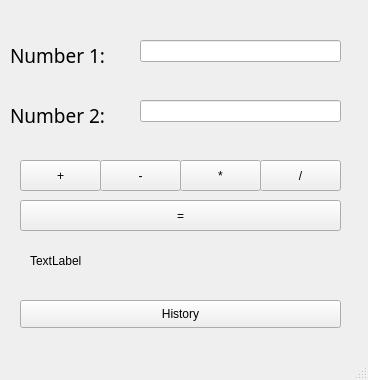
<?xml version="1.0" encoding="UTF-8"?>
<ui version="4.0">
 <class>MainWindow</class>
 <widget class="QMainWindow" name="MainWindow">
  <property name="geometry">
   <rect>
    <x>0</x>
    <y>0</y>
    <width>368</width>
    <height>380</height>
   </rect>
  </property>
  <property name="windowTitle">
   <string>Calcutor</string>
  </property>
  <widget class="QWidget" name="centralwidget">
   <widget class="QLabel" name="Num1">
    <property name="geometry">
     <rect>
      <x>10</x>
      <y>30</y>
      <width>381</width>
      <height>51</height>
     </rect>
    </property>
    <property name="font">
     <font>
      <family>Mj_Naskhi</family>
      <pointsize>14</pointsize>
     </font>
    </property>
    <property name="text">
     <string>Number 1:</string>
    </property>
   </widget>
   <widget class="QLabel" name="Num2">
    <property name="geometry">
     <rect>
      <x>10</x>
      <y>90</y>
      <width>381</width>
      <height>51</height>
     </rect>
    </property>
    <property name="font">
     <font>
      <family>Mj_Naskhi</family>
      <pointsize>14</pointsize>
     </font>
    </property>
    <property name="text">
     <string>Number 2:</string>
    </property>
   </widget>
   <widget class="QPushButton" name="S">
    <property name="geometry">
     <rect>
      <x>20</x>
      <y>160</y>
      <width>81</width>
      <height>31</height>
     </rect>
    </property>
    <property name="text">
     <string>+</string>
    </property>
   </widget>
   <widget class="QPushButton" name="M">
    <property name="geometry">
     <rect>
      <x>100</x>
      <y>160</y>
      <width>81</width>
      <height>31</height>
     </rect>
    </property>
    <property name="text">
     <string>-</string>
    </property>
   </widget>
   <widget class="QPushButton" name="D">
    <property name="geometry">
     <rect>
      <x>260</x>
      <y>160</y>
      <width>81</width>
      <height>31</height>
     </rect>
    </property>
    <property name="text">
     <string>/</string>
    </property>
   </widget>
   <widget class="QPushButton" name="T">
    <property name="geometry">
     <rect>
      <x>180</x>
      <y>160</y>
      <width>81</width>
      <height>31</height>
     </rect>
    </property>
    <property name="text">
     <string>*</string>
    </property>
   </widget>
   <widget class="QPushButton" name="E">
    <property name="geometry">
     <rect>
      <x>20</x>
      <y>200</y>
      <width>321</width>
      <height>31</height>
     </rect>
    </property>
    <property name="text">
     <string>=</string>
    </property>
   </widget>
   <widget class="QLineEdit" name="Num1In">
    <property name="geometry">
     <rect>
      <x>140</x>
      <y>40</y>
      <width>201</width>
      <height>22</height>
     </rect>
    </property>
   </widget>
   <widget class="QLineEdit" name="Num2In">
    <property name="geometry">
     <rect>
      <x>140</x>
      <y>100</y>
      <width>201</width>
      <height>22</height>
     </rect>
    </property>
   </widget>
   <widget class="QPushButton" name="History">
    <property name="geometry">
     <rect>
      <x>20</x>
      <y>300</y>
      <width>321</width>
      <height>28</height>
     </rect>
    </property>
    <property name="text">
     <string>History</string>
    </property>
   </widget>
   <widget class="QLabel" name="Result">
    <property name="geometry">
     <rect>
      <x>30</x>
      <y>240</y>
      <width>311</width>
      <height>41</height>
     </rect>
    </property>
    <property name="text">
     <string>TextLabel</string>
    </property>
   </widget>
  </widget>
  <widget class="QMenuBar" name="menubar">
   <property name="geometry">
    <rect>
     <x>0</x>
     <y>0</y>
     <width>368</width>
     <height>26</height>
    </rect>
   </property>
  </widget>
  <widget class="QStatusBar" name="statusbar"/>
 </widget>
 <resources/>
 <connections/>
</ui>
